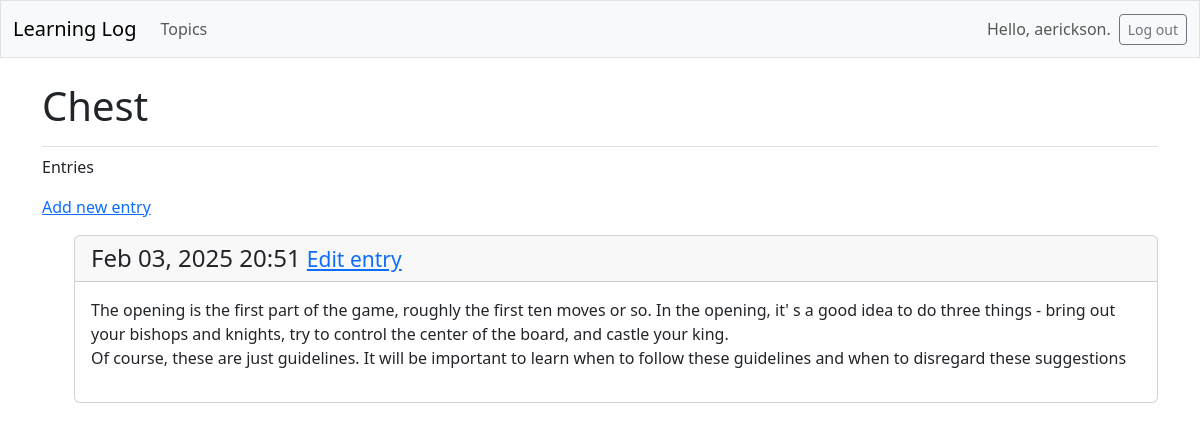
The page /topics/1/ (signed in) on the database its author committed.
### learning_logs/models.py (models this page shows, shortened)
class Topic(models.Model):
    text = models.CharField(max_length=200)
    date_added = models.DateTimeField(auto_now_add=True)
    owner = models.ForeignKey(User, on_delete=models.CASCADE)

class Entry(models.Model):
    topic = models.ForeignKey(Topic, on_delete=models.CASCADE)
    text = models.TextField()
    date_added = models.DateTimeField(auto_now_add=True)
    class Meta:
        verbose_name_plural = 'entries'

### learning_logs/views.py (the view)
# urls.py: path('topics/<int:topic_id>/', views.topic, name='topic'),
@login_required
def topic(request, topic_id):
    topic = Topic.objects.get(id=topic_id)
    if topic.owner != request.user:
        raise Http404
    entries = topic.entry_set.order_by('-date_added')
    context = {'topic': topic, 'entries': entries}
    return render(request, 'learning_logs/topic.html', context)

### learning_logs/templates/learning_logs/topic.html
{% extends 'learning_logs/base.html' %}
{% block page_header %}
    <h1>{{ topic.text }}</h1>
{% endblock page_header %}
{% block content %}
    <p>Entries</p>
    <p>
        <a href="{% url 'learning_logs:new_entry' topic.id %}">Add new entry</a>
    </p>
    <ul>
        {% for entry in entries %}
            <div class="card mb-3">
                <h4 class="card-header">
                    {{ entry.date_added|date:'M d, Y H:i' }}
                    <small><a href="{% url 'learning_logs:edit_entry' entry.id %}">
                    Edit entry</a></small>
                </h4>
                <div class="card-body">{{ entry.text|linebreaks }}</div>
            </div>
        {% empty %}
            <p>There are no entries for this topic yet.</p>
        {% endfor %}
    </ul>
{% endblock content %}

### learning_logs/templates/learning_logs/base.html (shortened to what this page needs)
<!doctype html>
<html lang="en">
<head>
    {% load django_bootstrap5 %}
    {% bootstrap_css %}
</head>
<body>
    <nav class="navbar navbar-expand-md navbar-light bg-light mb-4 border">
        <div class="container-fluid">
            <a class="navbar-brand" href="{% url 'learning_logs:index' %}">
                Learning Log</a>
            <div class="collapse navbar-collapse" id="navbarCollapse">
                <ul class="navbar-nav me-auto mb-2 mb-md-0">
                    <li class="nav-item">
                        <a class="nav-link" href="{% url 'learning_logs:topics' %}">
                            Topics</a></li>
                </ul>
                <ul class="navbar-nav ms-auto mb-2 mb-md-0">
                {% if user.is_authenticated %}
                <li class="nav-item">
                        <span class="navbar-text me-2">Hello, {{ user.username }}.</span>
                </li>
                {% endif %}
                </ul>
                {% if user.is_authenticated %}
                <form action="{% url 'accounts:logout' %}" method="post">
                    <button name='submit' class='btn btn-outline-secondary btn-sm'>
                        Log out
                    </button>
                </form>
                {% endif %}
            </div>
        </div>
    </nav>
<main class="container">
    <div class="pb-2 mb-2 border-bottom">
        {% block page_header %}{% endblock page_header %}
    </div>
    <div>
        {% block content %}{% endblock content %}
    </div>
</main>
</body>
</html>

### rows shown on the page
Topic: text "Chest"
Entry: date_added "Feb 03, 2025 20:51", text "The opening is the first part of the game, roughly the first ten moves or so. In the opening, it' s a good idea to do three things - bring out your bishops and knights, try to control the center of the board, and castle your king. Of course, these are just guidelines. It will be important to learn when to follow these guidelines and when to disregard these suggestions"

### other values the page prints
{{ user.username }} "aerickson"
